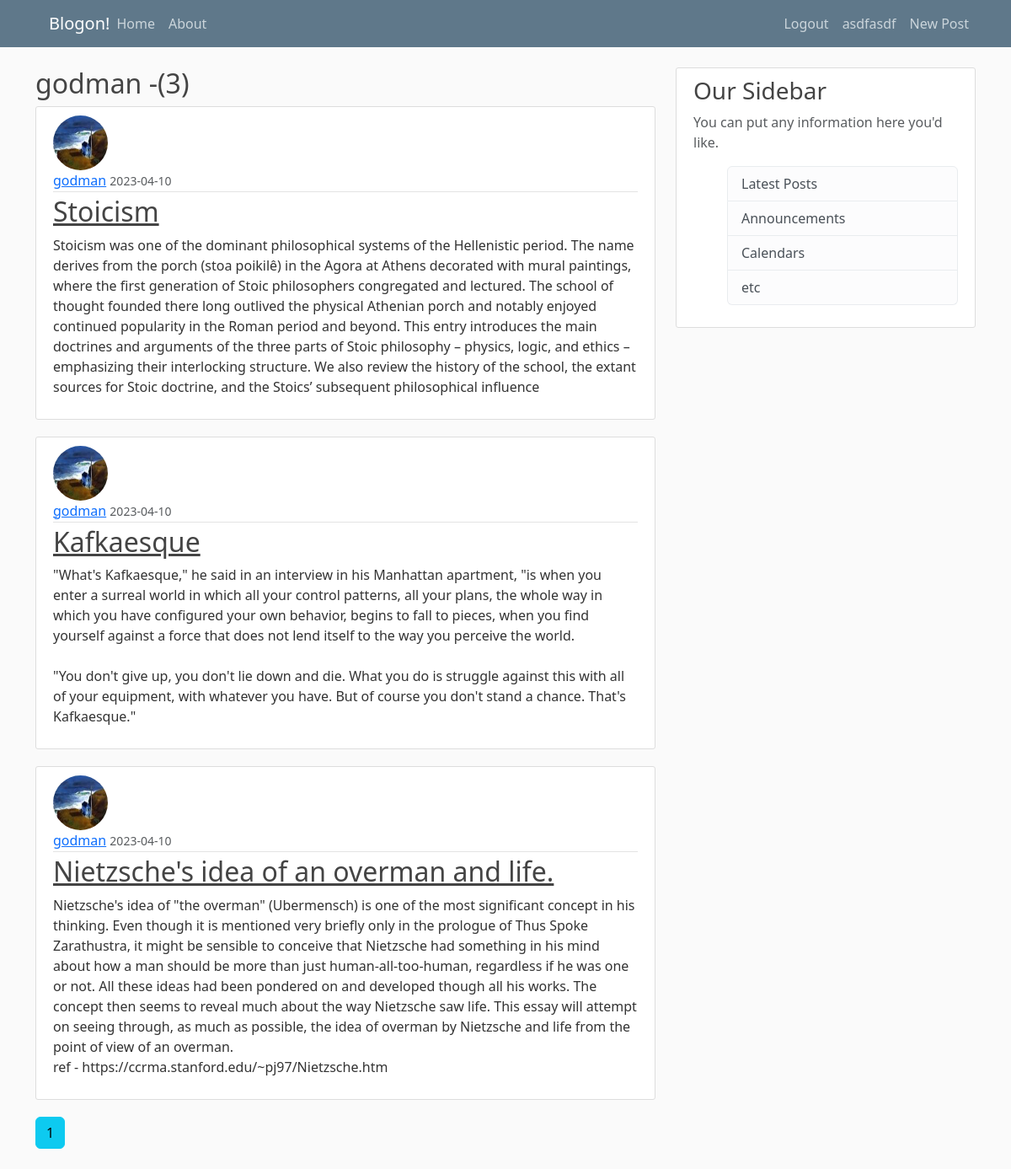
The page /user/godman (signed in) on the database its author committed.
### flaskblog/models.py (models this page shows, shortened)
class User(db.Model, UserMixin):
    id = db.Column(db.Integer, primary_key = True)
    username = db.Column(db.String(20), unique =True, nullable = False)
    email = db.Column(db.String(120), unique =True, nullable = False)
    image_file = db.Column(db.String(20), default = 'default.jpg')
    password = db.Column(db.String(60), nullable = False)
    posts = db.relationship('Post', backref = 'author', lazy = True)

class Post(db.Model):
    id = db.Column(db.Integer, primary_key = True)
    title = db.Column(db.String(100), nullable = False)
    date_posted = db.Column(db.DateTime, nullable = False, default = datetime.utcnow)
    content = db.Column(db.Text, nullable = False)
    user_id = db.Column(db.Integer, db.ForeignKey('user.id'), nullable = False)

### flaskblog/routes.py (the view)
@app.route("/user/<string:username>")
def user_posts(username):
    page = request.args.get('page', 1, type=int)
    user = User.query.filter_by(username = username).first_or_404()
    posts = Post.query.filter_by(author = user).order_by(Post.date_posted.desc()).paginate(page = page, per_page = 3)
    return render_template('user_posts.html', posts = posts, user = user)

### flaskblog/models.py (called while the page is built)
@login_manager.user_loader
def load_user(user_id):
    return User.query.get(int(user_id))

### flaskblog/templates/user_posts.html
{% extends "layout.html" %}
{% block content %}
    <h2>{{ user.username}} -({{posts.total}})</h2>
    {% for post in posts.items %}
      <article class="media content-section">
        <img class="rounded-circle article-img" src="{{ url_for('static', filename = 'profile_pics/' + post.author.image_file) }}">
        <div class="media-body">
          <div class="article-metadata">
            <a class="mr-2" href="#">{{ post.author.username }}</a>
            <small class="text-muted">{{ post.date_posted.strftime('%Y-%m-%d')}}</small>
          </div>
          <h2><a class="article-title" href="{{url_for('post', post_id = post.id)}}">{{ post.title }}</a></h2>
          <p class="article-content">{{ post.content }}</p>
        </div>
      </article>
    {% endfor %}
    {% for page_num in posts.iter_pages(left_edge=1, right_edge=1, left_current=1, right_current=2) %}
      {% if page_num %}
        {% if posts.page == page_num %}
          <a class="btn btn-info mb-4" href="{{url_for('user_posts', username = user.username)}}"> {{page_num}} </a>
        {% else %}
        <a class="btn btn-outline-info mb-4" href="{{url_for('user_posts', username = user.username)}}"> {{page_num}} </a>
        {% endif %}
      {% else %}
        ...
      {% endif %}
    {% endfor %}
{% endblock content %}

### flaskblog/templates/layout.html (shortened to what this page needs)
<!DOCTYPE html>
<html>
<head>
    <link rel="stylesheet" href="https://cdn.jsdelivr.net/npm/bootstrap@5.3.0-alpha2/dist/css/bootstrap.rtl.min.css">
    <link rel ="stylesheet" href = "{{ url_for('static', filename = 'main.css') }}">
</head>
    <body>
        <header class="site-header">
            <nav class="navbar navbar-expand-md navbar-dark bg-steel fixed-top">
              <div class="container">
                <a class="navbar-brand mr-4" href="/">Blogon!</a>
                <div class="collapse navbar-collapse" id="navbarToggle">
                  <div class="navbar-nav mr-auto">
                    <a class="nav-item nav-link" href="/">Home</a>
                    <a class="nav-item nav-link" href="/about">About</a>
                  </div>
                  <div class="navbar-nav right-align">
                    {% if current_user.is_authenticated %}
                    <a class="nav-item nav-link" href="{{url_for('logout')}}">Logout</a>
                    <a class="nav-item nav-link"  href="{{url_for('account')}}">{{ current_user.username}}</a>
                    <a class="nav-item nav-link"  href="{{url_for('new_post')}}">New Post</a>
                    {% else %}
                    <a class="nav-item nav-link" href="{{url_for('login')}}">Login</a>
                    <a class="nav-item nav-link" href="{{url_for('register')}}">Register</a>
                    {% endif %}
                  </div>
                </div>
              </div>
            </nav>
          </header>
          <main role="main" class="container">
            <div class="row">
              <div class="col-md-8">
                {% block content %}{% endblock %}
              </div>
              <div class="col-md-4">
                <div class="content-section">
                  <h3>Our Sidebar</h3>
                  <p class='text-muted'>You can put any information here you'd like.
                    <ul class="list-group">
                      <li class="list-group-item list-group-item-light">Latest Posts</li>
                      <li class="list-group-item list-group-item-light">Announcements</li>
                      <li class="list-group-item list-group-item-light">Calendars</li>
                      <li class="list-group-item list-group-item-light">etc</li>
                    </ul>
                  </p>
                </div>
              </div>
            </div>
          </main>
    </body>
</html>

### flaskblog/static/main.css (style rules this page uses)
body { background: #fafafa; color: #333333; margin-top: 5rem; }
h1, h2, h3, h4, h5, h6 { color: #444444; }
.bg-steel { background-color: #5f788a; }
.site-header .navbar-nav .nav-link { color: #cbd5db; }
.content-section { background: #ffffff; padding: 10px 20px; border: 1px solid #dddddd; border-radius: 3px; margin-bottom: 20px; }
.article-title { color: #444444; }
.article-content { white-space: pre-line; }
.article-img { height: 65px; width: 65px; margin-right: 16px; }
.article-metadata { padding-bottom: 1px; margin-bottom: 4px; border-bottom: 1px solid #e3e3e3 }
.right-align { margin-left: auto; margin-right: 0; }

### rows shown on the page
User: username "asdfasdf"
User: username "godman"
Post: image_file (picture), author.username "godman", date_posted "2023-04-10", title "Stoicism", content "Stoicism was one of the dominant philosophical systems of the Hellenistic period. The name derives from the porch (stoa poikilê) in the Agora at Athens decorated with mural paintings, where the first generation of Stoic philosophers congregated and lectured. The school of thought founded there long outlived the physical Athenian porch and notably enjoyed continued popularity in the Roman period and beyond. This entry introduces the main doctrines and arguments of the three parts of Stoic philosophy – physics, logic, and ethics – emphasizing their interlocking structure. We also review the history of the school, the extant sources for Stoic doctrine, and the Stoics’ subsequent philosophical…"
Post: image_file (picture), author.username "godman", date_posted "2023-04-10", title "Kafkaesque", content "\"What's Kafkaesque,\" he said in an interview in his Manhattan apartment, \"is when you enter a surreal world in which all your control patterns, all your plans, the whole way in which you have configured your own behavior, begins to fall to pieces, when you find yourself against a force that does not lend itself to the way you perceive the world. \"You don't give up, you don't lie down and die. What you do is struggle against this with all of your equipment, with whatever you have. But of course you don't stand a chance. That's Kafkaesque.\""
Post: image_file (picture), author.username "godman", date_posted "2023-04-10", title "Nietzsche's idea of an overman and life.", content "Nietzsche's idea of \"the overman\" (Ubermensch) is one of the most significant concept in his thinking. Even though it is mentioned very briefly only in the prologue of Thus Spoke Zarathustra, it might be sensible to conceive that Nietzsche had something in his mind about how a man should be more than just human-all-too-human, regardless if he was one or not. All these ideas had been pondered on and developed though all his works. The concept then seems to reveal much about the way Nietzsche saw life. This essay will attempt on seeing through, as much as possible, the idea of overman by Nietzsche and life from the point of view of an overman. ref -…"

### other values the page prints
{{ posts.total }} "3"
{{ page_num }} "1"
